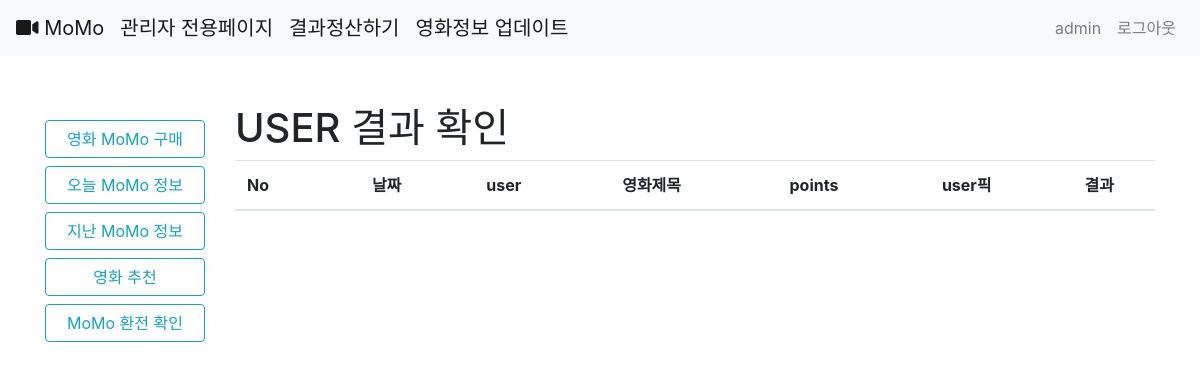
The page /accounts/calculate/ (signed in) on the database as committed earlier.
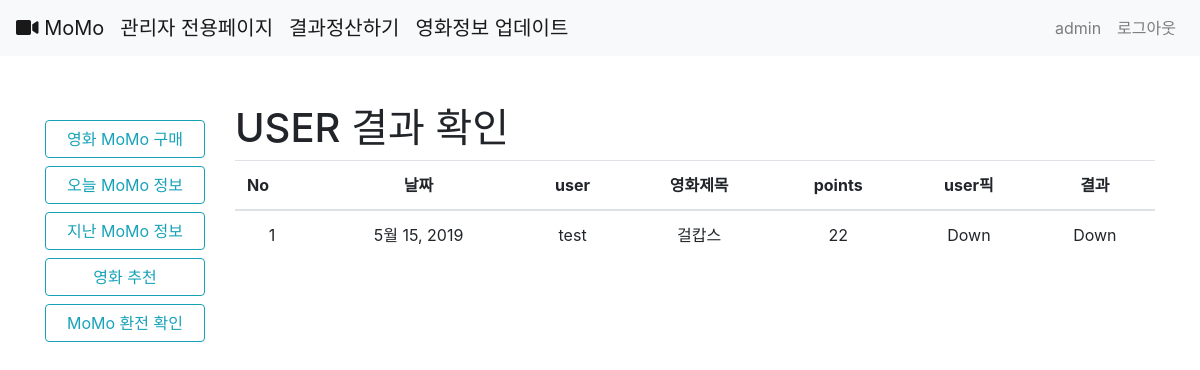
The same page on the database as committed later.
### momo/models.py (models this page shows, shortened)
class UserMatchMoney(models.Model):
    user = models.ForeignKey(settings.AUTH_USER_MODEL, on_delete=models.CASCADE)
    match = models.ForeignKey(Match, on_delete=models.CASCADE)
    updown = models.IntegerField(default=0)# 1은 up 2는 down
    points = models.IntegerField(default=0)
    win = models.IntegerField(default=0)#0은 아직 상태 모름 1은 이김 2는 짐

class Match(models.Model):
    movie = models.ForeignKey(Movie, on_delete=models.CASCADE)
    user_up = models.ManyToManyField(settings.AUTH_USER_MODEL, related_name="up",blank=True)
    user_down = models.ManyToManyField(settings.AUTH_USER_MODEL, related_name="down",blank=True)
    standard = models.PositiveIntegerField(default = 0)# 기준관객수
    date = models.DateField()# 날짜
    uprate = models.FloatField(default = 1)#up 배당
    downrate = models.FloatField(default = 1)#down 배당
    result = models.IntegerField(blank=True, null=True)
    usercnt = models.IntegerField(default=0)
    def __str__(self):
        return f'{self.movie} + {self.date}'

class Movie(models.Model):
    title = models.CharField(max_length=120) # 영화 제목
    poster_url = models.ImageField(blank=True) # 영화 포스터
    audiCnt = models.IntegerField() # 해당일 관객수
    audinten = models.IntegerField() # 전일 대비 증감수
    audiChange = models.FloatField() # 전일 대비 증감 비율
    auidAcc = models.IntegerField() # 누적 관객수
    userRating = models.FloatField() # 영화 평점
    date = models.DateField()
    def __str__(self):
        return self.title

### accounts/models.py (models this page shows)
class User(AbstractUser):
    points = models.PositiveIntegerField(default=0)

### accounts/views.py (the view, shortened to what this page needs)
# urls.py: path('calculate/',views.calculate,name="calculate"),
@login_required
def calculate(request):#정산하기...관리자만 사용가능
    if request.user.is_superuser:#관리자만..
        today1 = datetime.datetime.today()
        for i in range(3,-1,-1):
            today2 = today1.strftime("%Y-%m-")
            yesterday = today2+str(today1.day-i-1)
            today = today2+str(today1.day-i)
            print(today, yesterday)
            yesterday_matches = Match.objects.filter(date=yesterday)#어제 열린 영화들
            today_matches = Match.objects.filter(date=today)#오늘 열린 영화들
            print(today_matches)
            for match in yesterday_matches:
                matches = match.usermatchmoney_set.all()
                standard_points = 0
                yesterday_standard = Match.objects.filter(movie=match.movie,date=yesterday)[0].movie.audiCnt
                for a in range(10):
                    print(a)
                    if str(today_matches[a].movie) == str(match.movie):
                        standard_points = today_matches[a].movie.audiCnt
                        break
                if standard_points!=0:
                    if standard_points>yesterday_standard:#up이 맞춤
                        money_rate = float(match.uprate)#up배당비율
                        match.result = 1
                        match.save()
                    else:#down이 맞춤
                        money_rate = float(match.downrate)#down배당비율
                        for smallmatch in matches:
                            if smallmatch.updown==2 and smallmatch.win==0:#down인 사람들만
                                smallmatch.user.points += int(smallmatch.points*money_rate)
                                smallmatch.win = 1#승리
                                smallmatch.save()
                                smallmatch.user.save()
                            elif smallmatch.updown==1 and smallmatch.win==0:
                                smallmatch.win = 2#패배
                                smallmatch.save()
                        match.result = 2
                        match.save()
        matches = UserMatchMoney.objects.exclude(win=0)
        return render(request,"accounts/calculate.html",{'matches':matches})
    return redirect('movies:list')

### accounts/templates/accounts/calculate.html (shortened to what this page needs)
{% extends 'base.html' %}
{% block body %}
<h1>USER 결과 확인</h1>
<table class="table">
  <thead>
    <tr>
      <th>No</th>
      <th scope="col" class="text-center">날짜</th>
      <th scope="col" class="text-center">user</th>
      <th scope="col" class="text-center">영화제목</th>
      <th scope="col" class="text-center">points</th>
      <th scope="col" class="text-center">user픽</th>
      <th scope="col" class="text-center">결과</th>
    </tr>
  </thead>
  <tbody>
{% for match in matches %}
    <tr>
        <td class="text-center"></td>
        <td class="text-center">{{match.match.date}}</td>
        <td class="text-center">{{match.user}}</td>
        <td class="text-center">{{match.match.movie.title}}</td>
        {% if match.win == 2 %}
        <td class="text-center">-{{match.points}}</td>
        {% else %}
        <td class="text-center">{{match.points}}</td>
        {% endif %}
        {% if match.updown == 2 %}
        <td class="text-center">Down</td>
        {% else %}
        <td class="text-center">Up</td>
        {% endif %}
        {% if match.match.result == 2%}
        <td class="text-center">Down</td>
        {% else %}
        <td class="text-center">Up</td>
        {% endif %}
    </tr>
{% endfor %}
{% endblock %}

Rows that differ between the two databases and show on the page:
added UserMatchMoney: match "5월 15, 2019", user "test", match.movie "걸캅스", points "22", updown "Down"
